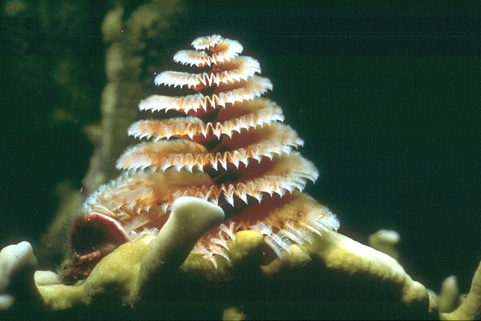
#> input picture Homework1/data/edge_detection/images/0.jpg, 481 x 321 px; its folder holds only this picture in this run
$ jupyter execute --allow-errors kmeans_em_boltzmann.ipynb   (shell and % lines are left out)
#> lines starting #> are read from the running program, lines starting #| are printed output that depends on the picture
# K-means, Expectation-Maximisation and Boltzmann Machines

Prepared for Fall 2026. Reference: the notes for Lecture 8 (K-means, Expectation-Maximisation and Boltzmann Machines: learning probability distributions with hidden variables).

If you find a bug in this notebook, please email the TAs or tell us at office hours.

**Before you start.** Run the notebook from the homework folder, so that the folder `data` is next to it (this notebook uses the photographs in `data/edge_detection`). Every figure and number that a question asks for must appear in your PDF: when a question asks you to vary a parameter, copy the relevant cell into the code cell below the question (or write a loop) instead of editing and re-running the cell above, which would overwrite the earlier figure.

---

All three models of this notebook are learned from data in which some variables are hidden:

- **k-means** splits unlabelled data into $k$ classes; the class of every datapoint is hidden;
- **EM for a mixture of Gaussians** (soft k-means) replaces the hard class assignments by probabilities;
- a **Boltzmann machine** is a Gibbs distribution over binary neurons, some of which are hidden.

## Utilities

[cell 1]
from __future__ import annotations
import itertools
import os

import numpy as np
import numpy.typing as npt
import matplotlib.pyplot as plt
from PIL import Image


if not os.path.isdir("data/edge_detection"):
    raise FileNotFoundError("The folder data/edge_detection was not found. Start Jupyter in the homework folder, "
                            "so that the folder data is next to this notebook.")


def make_blobs(centres, n_per_class: int = 30, sigma: float = 0.5, seed: int = 0):
    """Datapoints drawn from isotropic Gaussians with standard deviation sigma around the given centres."""
    rng = np.random.default_rng(seed)
    X = np.concatenate([rng.normal(c, sigma, size=(n_per_class, 2)) for c in centres])
    y = np.repeat(np.arange(len(centres)), n_per_class)
    return X, y


def kmeans_energy(X, means, assignment) -> float:
    """E = sum over datapoints of the squared distance to the mean of their class."""
    return float(np.sum((X - means[assignment]) ** 2))


def kmeans_plus_plus(X, k: int, rng) -> npt.NDArray:
    """k-means++ seeding: each new mean is a datapoint drawn with probability proportional to its
    squared distance to the nearest mean already chosen."""
    means = [X[rng.integers(len(X))]]
    for _ in range(k - 1):
        d2 = np.min(((X[:, None, :] - np.array(means)[None]) ** 2).sum(-1), axis=1)
        means.append(X[rng.choice(len(X), p=d2 / d2.sum())])
    return np.array(means)


def kmeans(X, k: int, init: str = "random partition", seed: int = 0, max_iter: int = 100):
    """K-means. Returns the means, the assignment and the energy after every half-step.

    init = "random partition": every datapoint is assigned to a random class and the first means
                               are the class averages (step 1 of the lecture)
    init = "k-means++":        the first means are chosen by k-means++
    """
    rng = np.random.default_rng(seed)
    if init == "random partition":
        assignment = rng.integers(k, size=len(X))
        means = np.array([X[assignment == a].mean(0) if np.any(assignment == a) else X[rng.integers(len(X))] for a in range(k)])
    elif init == "k-means++":
        means = kmeans_plus_plus(X, k, rng)
    else:
        raise ValueError(init)
    energies = []
    for _ in range(max_iter):
        # step 3: assign every datapoint to the nearest mean (ties go to the smaller index)
        d2 = ((X[:, None, :] - means[None]) ** 2).sum(-1)
        assignment = d2.argmin(1)
        energies.append(kmeans_energy(X, means, assignment))
        # step 2: the mean of every class is the average of its datapoints (an empty class is re-initialised
        # at the datapoint furthest from its own mean)
        new_means = np.array([X[assignment == a].mean(0) if np.any(assignment == a) else X[d2.min(1).argmax()] for a in range(k)])
        energies.append(kmeans_energy(X, new_means, assignment))
        if np.allclose(new_means, means):
            break
        means = new_means
    return means, assignment, np.array(energies)


def plot_partition(X, means, assignment, ax, title: str = ""):
    """Datapoints coloured by class, the means as stars, and the region closest to each mean shaded."""
    colours = plt.cm.tab10(np.arange(len(means)) % 10)
    x0, x1 = X[:, 0].min() - 1, X[:, 0].max() + 1
    y0, y1 = X[:, 1].min() - 1, X[:, 1].max() + 1
    gx, gy = np.meshgrid(np.linspace(x0, x1, 300), np.linspace(y0, y1, 300))
    grid = np.stack([gx.ravel(), gy.ravel()], 1)
    region = ((grid[:, None, :] - means[None]) ** 2).sum(-1).argmin(1).reshape(gx.shape)
    ax.imshow(colours[region][..., :3] * 0.25 + 0.75, extent=(x0, x1, y0, y1), origin="lower")
    ax.scatter(X[:, 0], X[:, 1], c=colours[assignment], s=12)
    ax.scatter(means[:, 0], means[:, 1], c=colours[: len(means)], marker="*", s=300, edgecolor="k")
    ax.set_title(title)
    ax.set_aspect("equal")
    ax.set_xticks([])
    ax.set_yticks([])

## K-means

K-means minimises the energy $E(\{V\}, \{m\}) = \sum_{i}\sum_{a} V_{ia}\, |x_i - m_a|^2$ over the assignments $V_{ia} \in \{0, 1\}$ and the means $m_a$. In the numbering of Lecture 8 (pp. 41–42), step 1 initialises the algorithm (a random partition of the data, or k-means++, which supplies means and so starts at step 3); step 2 sets each mean to the average of its class; step 3 assigns every datapoint to the nearest mean; and step 4 repeats steps 2 and 3 until the assignment stops changing. Steps 2 and 3 are exact minimisations of $E$, over the means and over the assignments. The data below come from six Gaussian clusters on a $2 \times 3$ grid.

[cell 2]
centres = [(0, 0), (3, 0), (6, 0), (0, 3), (3, 3), (6, 3)]
X, _ = make_blobs(centres, n_per_class=30, sigma=0.5, seed=1)
k = 6

means, assignment, energies = kmeans(X, k, init="random partition", seed=2)   # try other seeds for Question 10.1
fig, axes = plt.subplots(1, 2, figsize=(11, 4))
axes[0].plot(energies, marker="o", ms=4)
axes[0].set_xlabel("half-step")
axes[0].set_ylabel("energy E")
axes[0].set_title("one run from a random partition")
plot_partition(X, means, assignment, axes[1], f"final partition, E = {energies[-1]:.1f}")
fig.tight_layout()
plt.show()
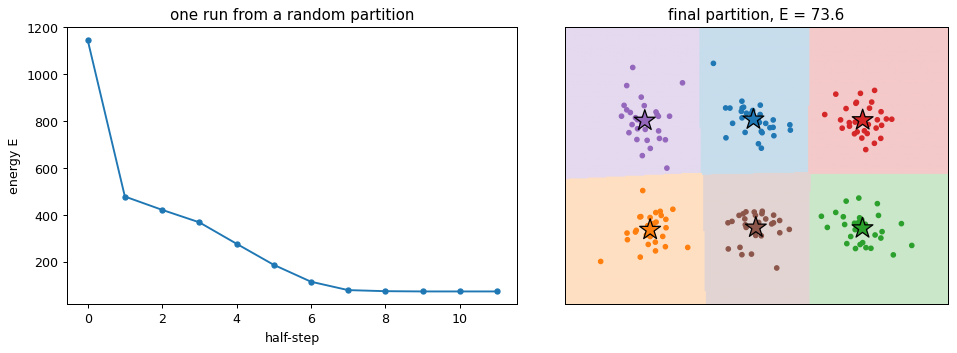
#> figure drawn by matplotlib, 2 panels; panel 1: curve peaks at x = 0, y = 1147.1

[cell 3]
n_runs = 50
final = {init: np.array([kmeans(X, k, init=init, seed=s)[2][-1] for s in range(n_runs)]) for init in ("random partition", "k-means++")}
best = min(e.min() for e in final.values())
for init, e in final.items():
    print(f"{init:17s}: lowest energy {e.min():6.1f}, fraction of runs within 1 of the lowest: {np.mean(e < best + 1):.2f}")

plt.figure(figsize=(6, 3.5))
plt.hist(list(final.values()), bins=30, label=list(final.keys()))
plt.xlabel("final energy E")
plt.ylabel("number of runs")
plt.legend()
plt.show()
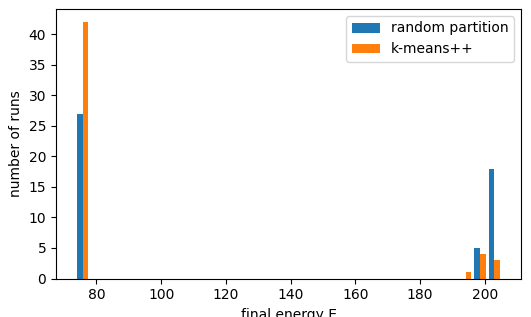
#> figure drawn by matplotlib, 1 panel; tallest bar 27 high, from x = 74.03 to 75.78; tallest bar 42 high, from x = 75.78 to 77.54

### Question 10.1 (3 points)

- Plot the final partition of a run that reaches the lowest energy and of a run that stops at a higher energy, with their energies (try a few values of `seed`, with `kmeans` and `plot_partition` in the code cell below). **(1 point)**
- Explain, using the two steps of the algorithm, why a run that has stopped at a higher energy cannot improve any further. **(1 point)**
- Report the fraction of runs that reach the lowest energy (within 1 of it) with random partitions and with k-means++. Why does k-means++ help? **(1 point)**

[cell 4]
# Your code for Question 10.1

**Your answers for Question 10.1:**

## EM for a mixture of Gaussians

The mixture model says that each datapoint was generated by first choosing one of $k$ classes with equal probability and then drawing from the Gaussian of that class, with mean $m_a$ and covariance $\sigma^2 I$. With $\sigma$ fixed, EM alternates

- **E-step:** $\;P(\omega_a \mid x_j) = \dfrac{\exp\{-|x_j - m_a|^2 / 2\sigma^2\}}{\sum_b \exp\{-|x_j - m_b|^2 / 2\sigma^2\}}$, the soft assignment of datapoint $x_j$ to class $a$;
- **M-step:** $\;m_a = \dfrac{\sum_j x_j\, P(\omega_a \mid x_j)}{\sum_j P(\omega_a \mid x_j)}$, the weighted mean.

The data are 120 points from three Gaussians with $\sigma = 0.5$, as in the lecture notes.

[cell 5]
def log_likelihood(X, means, sigma: float) -> float:
    """log P(X | means) for the equal-weight mixture of isotropic Gaussians in two dimensions."""
    d2 = ((X[:, None, :] - means[None]) ** 2).sum(-1)
    log_components = -d2 / (2 * sigma**2) - np.log(2 * np.pi * sigma**2) - np.log(len(means))
    top = log_components.max(1, keepdims=True)
    return float(np.sum(top[:, 0] + np.log(np.exp(log_components - top).sum(1))))


def em_mixture(X, means0, sigma: float, n_iter: int = 30):
    """EM for the equal-weight mixture of isotropic Gaussians with known sigma.

    Returns the means, the responsibilities P(class | datapoint) for the returned means, and the
    log-likelihood before every iteration and after the last one.
    """
    def e_step(means):
        d2 = ((X[:, None, :] - means[None]) ** 2).sum(-1)
        logits = -d2 / (2 * sigma**2)
        r = np.exp(logits - logits.max(1, keepdims=True))
        return r / r.sum(1, keepdims=True)

    means = np.array(means0, dtype=float)
    history = []
    for _ in range(n_iter):
        history.append(log_likelihood(X, means, sigma))
        r = e_step(means)                                                   # E-step
        soft_counts = r.sum(0)
        new_means = (r.T @ X) / np.maximum(soft_counts, 1e-12)[:, None]     # M-step
        means = np.where(soft_counts[:, None] > 1e-12, new_means, means)    # a class with no responsibility keeps its mean
    history.append(log_likelihood(X, means, sigma))
    return means, e_step(means), np.array(history)


def plot_soft(X, means, r, ax, title: str = ""):
    """Each datapoint is coloured by blending the three class colours with its responsibilities."""
    colours = np.array([[0.84, 0.15, 0.16], [0.17, 0.63, 0.17], [0.12, 0.47, 0.71]])
    ax.scatter(X[:, 0], X[:, 1], c=np.clip(r @ colours, 0, 1), s=14)
    ax.scatter(means[:, 0], means[:, 1], c=colours, marker="*", s=300, edgecolor="k")
    ax.set_title(title)
    ax.set_aspect("equal")
    ax.set_xticks([])
    ax.set_yticks([])


X3, _ = make_blobs([(0, 0), (2.6, 0.7), (1.1, 2.4)], n_per_class=40, sigma=0.5, seed=3)
means0 = X3.mean(0) + np.array([[-0.3, -0.2], [0.3, -0.1], [0.0, 0.3]])     # started near the centre of the data

means, r, history = em_mixture(X3, means0, sigma=0.5)
fig, axes = plt.subplots(1, 2, figsize=(10, 4))
axes[0].plot(history, marker="o", ms=4)
axes[0].set_xlabel("iteration")
axes[0].set_ylabel("log-likelihood")
plot_soft(X3, means, r, axes[1], r"soft assignments after EM, $\sigma = 0.5$")
fig.tight_layout()
plt.show()
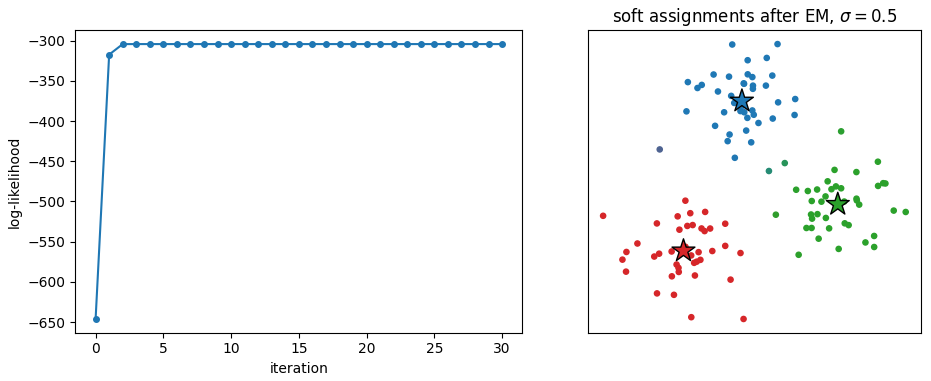
#> figure drawn by matplotlib, 2 panels; panel 1: curve peaks at x = 10, y = -304.3
print(f"log-likelihood: {history[0]:.1f} before the first iteration, {history[-1]:.1f} after the last")
print("log-likelihood never decreases:", bool(np.all(np.diff(history) >= -1e-9)))
print("final means:\n", np.round(means, 2))

[cell 6]
fig, axes = plt.subplots(1, 4, figsize=(16, 4))
for ax, sigma in zip(axes[:3], (1.5, 0.5, 0.1)):
    m, r_sigma, _ = em_mixture(X3, means0, sigma=sigma, n_iter=50)
    coincide = np.ptp(m, axis=0).max() < 0.05
    plot_soft(X3, m, r_sigma, ax, rf"EM, $\sigma = {sigma}$" + (" (the three means coincide)" if coincide else ""))
    print(f"sigma = {sigma}: average of the largest responsibility of each point {r_sigma.max(1).mean():.3f}; means {np.round(m, 2).tolist()}")

# k-means from the same starting means, for comparison (one-hot assignments drawn with the same colours)
m = means0.copy()
for _ in range(50):
    a = ((X3[:, None, :] - m[None]) ** 2).sum(-1).argmin(1)
    m = np.array([X3[a == c].mean(0) if np.any(a == c) else m[c] for c in range(3)])   # an empty class keeps its mean
plot_soft(X3, m, np.eye(3)[a], axes[3], "k-means")
fig.tight_layout()
plt.show()
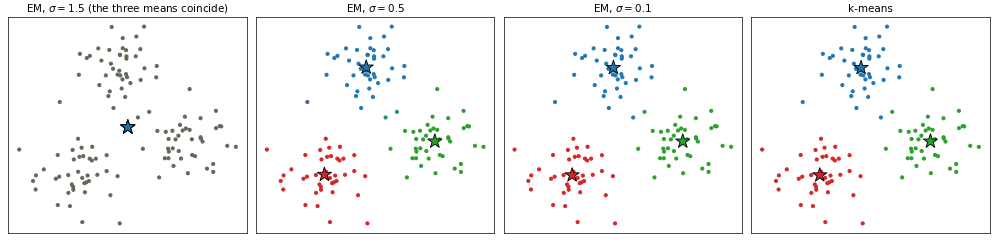
#> figure drawn by matplotlib, 4 panels

### Question 10.2 (3 points)

- Plot the log-likelihood over the EM iterations. Does it ever decrease? Which property of EM guarantees this? **(1 point)**
- Show the soft assignments for $\sigma = 1.5$, $0.5$ and $0.1$. Describe what happens to the assignments as $\sigma$ gets smaller, and explain how EM for this mixture is related to k-means. What goes wrong when $\sigma$ is much larger than the spread of each cluster? **(2 points)**

[cell 7]
# Your code for Question 10.2

**Your answers for Question 10.2:**

## Spherical k-means on image patches

The brightness of an image patch depends on the lighting as much as on the pattern in the patch. Subtracting the mean of the patch removes the background level, and dividing by its length removes the contrast, so every normalised patch is a unit vector. Spherical k-means assigns each patch to the mean with the largest dot product and sets each mean to the normalised sum of its patches: this is the winner-take-all network of the lecture, and the zero-variance limit of a mixture of von Mises-Fisher distributions.

The patches are $8 \times 8$ windows taken at random from the seven photographs of the edge detection notebook.

[cell 8]
def sample_patches(n: int = 20000, size: int = 8, seed: int = 0) -> npt.NDArray:
    """Random size x size grey-level patches from the seven edge-detection photographs, flattened."""
    rng = np.random.default_rng(seed)
    images = [np.array(Image.open(f"data/edge_detection/images/{i}.jpg").convert("L")).astype(float) / 255 for i in range(7)]
    patches = []
    for _ in range(n):
        im = images[rng.integers(len(images))]
        y, x = rng.integers(im.shape[0] - size), rng.integers(im.shape[1] - size)
        patches.append(im[y:y + size, x:x + size].ravel())
    return np.array(patches)


# [33 lines left out: functions normalise, spherical_kmeans, show_patches, not called in this run]


#> (the rest of this cell did not finish here and is left out)

unit = normalise(raw)
print(f"{len(unit)} of {len(raw)} patches kept after normalisation")

means, assignment = spherical_kmeans(unit, k=16)
show_patches(means, np.bincount(assignment, minlength=16), "spherical k-means on normalised patches (number of patches above each mean)")

# For comparison: plain k-means on the raw patches (no normalisation)
raw_means, raw_assignment, _ = kmeans(raw[:8000], 16, init="k-means++", seed=0)
show_patches(raw_means, np.bincount(raw_assignment, minlength=16), "plain k-means on raw patches", vmin=0, vmax=1)

### Question 10.3 (2 points)

- Show the 16 means found by spherical k-means. What do they look like, and how are they related to the filters of Lecture 4 (derivatives of Gaussians and Gabor filters)? **(1 point)**
- Compare them with the means of plain k-means on the raw patches. What do those means capture, and why is contrast normalisation needed to find the structure in the patches? **(1 point)**

[cell 9]
# Your code for Question 10.3

**Your answers for Question 10.3:**

## A Boltzmann machine that learns bars

The machine has 9 observed neurons, drawn as the pixels of a $3 \times 3$ image, and 2 hidden neurons. Every pair of neurons is joined by a symmetric weight $\omega_{ij}$, and the machine defines the Gibbs distribution

$$E(\vec S) = -\frac{1}{2}\sum_{i,j}\omega_{ij} S_i S_j, \qquad P(\vec S) = \frac{1}{Z}\exp\{-E(\vec S)/T\}.$$

The training data are the six images that contain exactly one horizontal or one vertical bar. Learning changes every weight by

$$\Delta\omega_{ij} = \frac{\zeta}{T}\Big\{\langle S_i S_j\rangle_{\text{clamped}} - \langle S_i S_j\rangle_{\text{free}}\Big\}.$$

The machine is small ($2^{11} = 2048$ states), so both correlations are computed exactly by enumerating the states, and the KL divergence between the data and the machine's distribution over the observed neurons can be tracked. A larger machine would need Gibbs sampling for both.

[cell 10]
def bars(n: int = 3) -> npt.NDArray:
    """All n x n images with exactly one horizontal or one vertical bar, flattened."""
    images = []
    for r in range(n):
        im = np.zeros((n, n)); im[r, :] = 1; images.append(im.ravel())
    for c in range(n):
        im = np.zeros((n, n)); im[:, c] = 1; images.append(im.ravel())
    return np.array(images)


def all_states(n_units: int) -> npt.NDArray:
    return np.array(list(itertools.product([0, 1], repeat=n_units)), dtype=float)


def log_boltzmann_probabilities(states, W, T: float = 1.0):
    """log P(S) for each of the given states, computed in the log domain so that it never underflows."""
    energies = -0.5 * np.einsum("si,ij,sj->s", states, W, states)
    logits = -energies / T
    top = logits.max()
    return logits - top - np.log(np.exp(logits - top).sum())


def boltzmann_probabilities(states, W, T: float = 1.0):
    return np.exp(log_boltzmann_probabilities(states, W, T))


def learn_boltzmann(data, n_hidden: int = 2, T: float = 1.0, rate: float = 0.5, n_steps: int = 400,
                    free_phase: bool = True, seed: int = 0):
    """Boltzmann machine learning with exact clamped and free correlations.

    Returns the weights and the KL divergence between the data and the machine (over the observed
    neurons) before every step. With free_phase=False only the clamped (Hebbian) term is used.
    """
    rng = np.random.default_rng(seed)
    n_visible = data.shape[1]
    n_units = n_visible + n_hidden
    W = rng.normal(scale=0.1, size=(n_units, n_units))
    W = (W + W.T) / 2
    np.fill_diagonal(W, 0)
    states = all_states(n_units)
    hidden_states = all_states(n_hidden)
    codes = (states[:, :n_visible] @ 2 ** np.arange(n_visible)).astype(int)
    data_codes = (data @ 2 ** np.arange(n_visible)).astype(int)
    kl = []
    for step in range(n_steps + 1):
        log_p = log_boltzmann_probabilities(states, W, T)
        p = np.exp(log_p)
        # KL(data || machine) over the observed neurons: the average of log(1/N) - log P(v) over the N training images
        log_p_data = np.array([np.logaddexp.reduce(log_p[codes == c]) for c in data_codes])
        kl.append(float(np.mean(-np.log(len(data)) - log_p_data)))
        if step == n_steps:
            break
        clamped = np.zeros((n_units, n_units))
        for v in data:                               # observed neurons held at a training image
            s = np.hstack([np.tile(v, (len(hidden_states), 1)), hidden_states])
            pc = boltzmann_probabilities(s, W, T)
            clamped += (s * pc[:, None]).T @ s / len(data)
        free = (states * p[:, None]).T @ states if free_phase else 0.0
        dW = rate / T * (clamped - free)
        np.fill_diagonal(dW, 0)
        W += dW
    return W, np.array(kl)


def gibbs_chain(W, n_visible: int, n_updates: int = 6000, T: float = 1.0, every: int = 250, seed: int = 0):
    """Gibbs sampling, one randomly chosen neuron at a time; the observed neurons are recorded every `every` updates."""
    rng = np.random.default_rng(seed)
    s = (rng.random(len(W)) < 0.5).astype(float)
    snapshots = []
    for t in range(1, n_updates + 1):
        i = rng.integers(len(W))
        s[i] = float(rng.random() < 1 / (1 + np.exp(-np.clip((W[i] @ s) / T, -50, 50))))
        if t % every == 0:
            snapshots.append(s[:n_visible].copy())
    return np.array(snapshots)


def show_images(images, title: str = "", n: int = 3):
    fig, axes = plt.subplots(1, len(images), figsize=(0.7 * len(images), 1.1))
    for ax, im in zip(np.atleast_1d(axes), images):
        ax.imshow(im.reshape(n, n), cmap="Blues", vmin=0, vmax=1)
        ax.set_xticks([])
        ax.set_yticks([])
    fig.suptitle(title, fontsize=9)
    plt.show()


data = bars(3)
#> in bars, `images = []`: images = []
#> after the loop in bars, `for r in range(n):`: images = [[1, 1, 1, 0, 0, 0, 0, 0, 0], [0, 0, 0, 1, 1, 1, 0, 0, 0], [0, 0, 0, 0, 0, 0, 1, 1, 1]]
#> after the loop in bars, `for c in range(n):`: images = [[1, 1, 1, 0, 0, 0, 0, 0, 0], [0, 0, 0, 1, 1, 1, 0, 0, 0], [0, 0, 0, 0, 0, 0, 1, 1, 1], [1, 0, 0, 1, 0, 0, 1, 0, 0], [0, 1, 0, 0, 1, 0, 0, 1, 0], [0, 0, 1, 0, 0, 1, 0, 0, 1]]
show_images(data, "the training data")
#> the loop in show_images, `for ax, im in zip(np.atleast_1d(axes), images):` made 6 passes
#> in show_images, `plt.show()`:
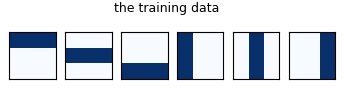
#> figure drawn by matplotlib, 6 panels

W, kl = learn_boltzmann(data, n_hidden=2)
#> in learn_boltzmann, `data_codes = (data @ 2 ** np.arange(n_visible)).astype(int)`: data_codes = [7, 56, 448, 73, 146, 292]
#> the loop in learn_boltzmann, `for step in range(n_steps + 1):` made 401 passes
#> log_p_data on passes 1 to 3: [-6.43, -6.25, -6.3, -6.34, -6.44, -6.52], [-5.8, -5.61, -5.69, -5.71, -5.82, -5.89], [-5.54, -5.35, -5.45, -5.45, -5.55, -5.63]
plt.figure(figsize=(4.5, 3))
plt.plot(kl)
plt.xlabel("learning step")
plt.ylabel("KL(data || machine)")
plt.show()
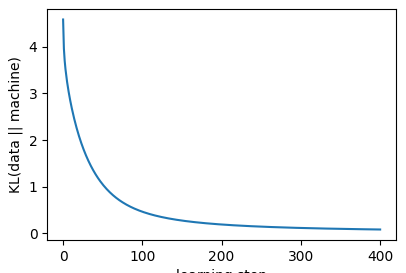
#> figure drawn by matplotlib, 1 panel; curve peaks at x = 0, y = 4.59

states = all_states(len(W))
p = boltzmann_probabilities(states, W)
codes = (states[:, :9] @ 2 ** np.arange(9)).astype(int)
p_visible = np.bincount(codes, weights=p, minlength=2**9)
print(f"KL after learning: {kl[-1]:.3f}")
#| KL after learning: 0.079
print(f"probability of the six bar images under the machine: {p_visible[(data @ 2 ** np.arange(9)).astype(int)].sum():.3f}")
#| probability of the six bar images under the machine: 0.924

snapshots = gibbs_chain(W, n_visible=9)
show_images(snapshots, "Gibbs samples of the trained machine, every 250 single-neuron updates")
#> call 2 of show_images, with images = array of shape (24, 9), n = 3
#> the loop in show_images (call 2), `for ax, im in zip(np.atleast_1d(axes), images):` made 24 passes
#> in show_images (call 2), `plt.show()`:
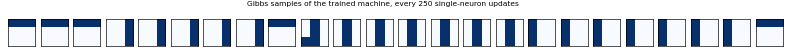
#> figure drawn by matplotlib, 24 panels

[cell 11]
# Learning with the clamped (Hebbian) term only. 100 steps are enough to see what happens:
# without the free term nothing stops the weights from growing.
W_hebb, kl_hebb = learn_boltzmann(data, n_hidden=2, free_phase=False, n_steps=100)
print(f"KL after 100 Hebbian-only steps: {kl_hebb[-1]:.3f}")
#| KL after 100 Hebbian-only steps: 320.567
show_images(gibbs_chain(W_hebb, n_visible=9, n_updates=2000, every=100), "Gibbs samples, Hebbian term only")
#> call 3 of show_images, with images = array of shape (20, 9), title = 'Gibbs samples, Hebbian term only', n = 3
#> the loop in show_images (call 3), `for ax, im in zip(np.atleast_1d(axes), images):` made 20 passes
#> in show_images (call 3), `plt.show()`:
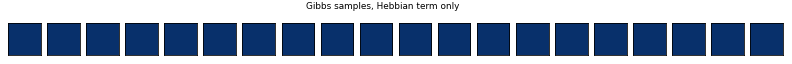
#> figure drawn by matplotlib, 20 panels
